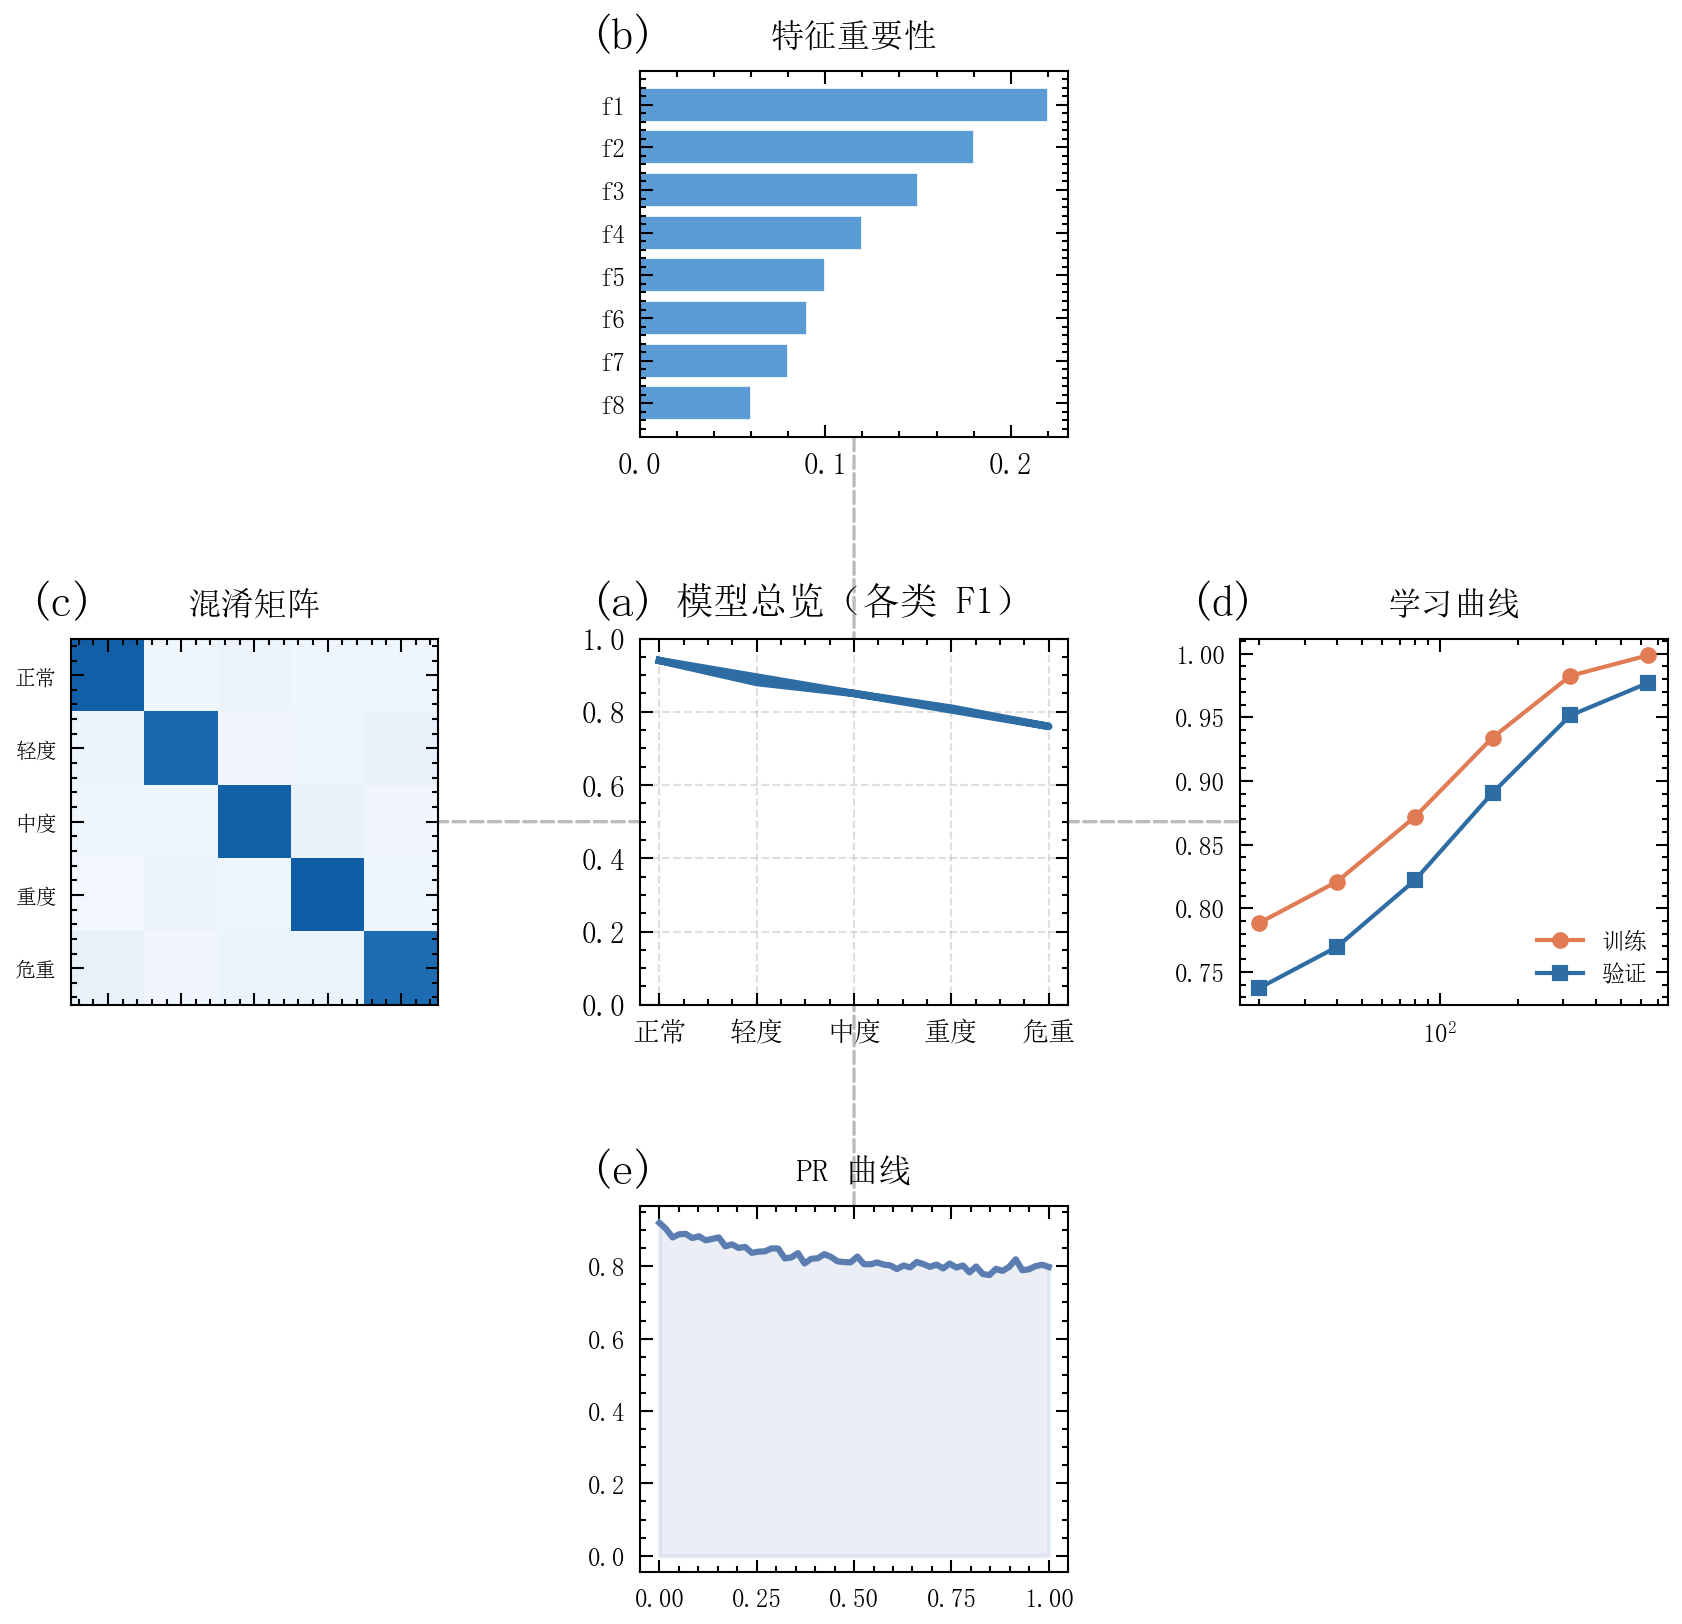

Generate this figure with Python:
"""
36_composite_hub_spoke.py — Nature 复合图模板：中心-辐条（Hub-and-Spoke）

布局原型：hub-and-spoke（中心总览 + 卫星细节）。
中心面板：模型整体性能（雷达图）；四周四个卫星面板：
特征重要性 / 混淆矩阵 / 学习曲线 / PR 曲线。
用 ConnectionPatch 画辐条连线，面板标签 (a)-(e) 按阅读顺序。
"""

import numpy as np
import matplotlib.pyplot as plt
import sciplot as sp

rng = np.random.default_rng(7)

# ── 模拟数据 ──────────────────────────────────────────────────
# 中心：5 个类别的 F1 分数（雷达）
classes = ["正常", "轻度", "中度", "重度", "危重"]
f1_scores = np.array([0.94, 0.88, 0.85, 0.81, 0.76])

# 特征重要性（8 特征）
features = ["f1", "f2", "f3", "f4", "f5", "f6", "f7", "f8"]
importance = np.array([0.22, 0.18, 0.15, 0.12, 0.10, 0.09, 0.08, 0.06])

# 混淆矩阵（5×5，对角强）
cm = rng.uniform(0.5, 1.0, (5, 5)) * np.eye(5)
off = rng.uniform(0.02, 0.06, (5, 5))
np.fill_diagonal(off, 0)
cm = cm + off
cm = cm / cm.sum(axis=1, keepdims=True)

# 学习曲线
train_sizes = np.array([20, 40, 80, 160, 320, 640])
train_score = 1.0 - 0.25 * np.exp(-train_sizes / 120)
val_score = 1.0 - 0.28 * np.exp(-train_sizes / 140) - 0.02

# PR 曲线
recall = np.linspace(0, 1, 60)
precision = 0.90 - 0.25 * recall + 0.15 * recall**2 + rng.normal(0, 0.01, 60)
precision = np.clip(precision, 0, 1)

# ── 布局：3×3 网格，中心占中间格 ──────────────────────────────
sp.setup_style("thesis", "ocean", lang="zh")
fig = plt.figure(figsize=(7.0, 6.5))
gs = fig.add_gridspec(3, 3, hspace=0.55, wspace=0.40)
ax_top = fig.add_subplot(gs[0, 1])
ax_left = fig.add_subplot(gs[1, 0])
ax_right = fig.add_subplot(gs[1, 2])
ax_bottom = fig.add_subplot(gs[2, 1])
ax_center = fig.add_subplot(gs[1, 1])

for ax in [ax_top, ax_left, ax_right, ax_bottom, ax_center]:
    ax.tick_params(direction="in")

# ── 中心：雷达图（模型整体 F1） ──────────────────────────────
angles = np.linspace(0, 2 * np.pi, len(classes), endpoint=False).tolist()
values = f1_scores.tolist()
angles_c = angles + angles[:1]
values_c = values + values[:1]
ax_center.plot(angles_c, values_c, color="#2E6DA4", linewidth=1.8)
ax_center.fill(angles_c, values_c, color="#2E6DA4", alpha=0.18)
ax_center.set_xticks(angles)
ax_center.set_xticklabels(classes, fontsize=6.5)
ax_center.set_ylim(0, 1.0)
ax_center.set_title("模型总览（各类 F1）", fontsize=9)
ax_center.grid(True, linestyle="--", alpha=0.4)

# ── 卫星 1（上）：特征重要性 ─────────────────────────────────
ax_top.barh(features[::-1], importance[::-1], color="#5B9BD5",
            edgecolor="white", linewidth=0.4)
ax_top.set_title("特征重要性", fontsize=8)
ax_top.tick_params(axis="y", labelsize=6)

# ── 卫星 2（左）：混淆矩阵（归一化） ─────────────────────────
im = ax_left.imshow(cm, cmap="Blues", vmin=0, vmax=1)
ax_left.set_xticks(range(5))
ax_left.set_yticks(range(5))
ax_left.set_xticklabels([""] * 5, fontsize=5)
ax_left.set_yticklabels(classes, fontsize=5)
ax_left.set_title("混淆矩阵", fontsize=8)

# ── 卫星 3（右）：学习曲线 ───────────────────────────────────
ax_right.plot(train_sizes, train_score, "o-", color="#E07B54", markersize=3, label="训练")
ax_right.plot(train_sizes, val_score, "s-", color="#2E6DA4", markersize=3, label="验证")
ax_right.set_xscale("log")
ax_right.set_title("学习曲线", fontsize=8)
ax_right.tick_params(labelsize=6)
ax_right.legend(fontsize=5.5, frameon=False, loc="lower right")

# ── 卫星 4（下）：PR 曲线 ────────────────────────────────────
ax_bottom.plot(recall, precision, color="#5B7DB1", linewidth=1.5)
ax_bottom.fill_between(recall, precision, 0, color="#5B7DB1", alpha=0.12)
ax_bottom.set_title("PR 曲线", fontsize=8)
ax_bottom.tick_params(labelsize=6)

# ── 辐条连线（中心 → 卫星，fig 坐标） ───────────────────────
from matplotlib.patches import ConnectionPatch

for sat in [ax_top, ax_left, ax_right, ax_bottom]:
    cp = ConnectionPatch(
        xyA=(0.5, 0.5), coordsA=ax_center.transAxes,
        xyB=(0.5, 0.5), coordsB=sat.transAxes,
        color="#BBBBBB", linewidth=0.8, linestyle="--", zorder=0,
    )
    fig.add_artist(cp)

# ── 面板标签（阅读顺序：中心 a → 上 b → 左 c → 右 d → 下 e） ─
for ax, lbl in zip([ax_center, ax_top, ax_left, ax_right, ax_bottom],
                   ["a", "b", "c", "d", "e"]):
    ax.text(-0.12, 1.06, f"({lbl})", transform=ax.transAxes,
            fontweight="bold", fontsize=11)

# ── 保存 ──────────────────────────────────────────────────────
sp.save(fig, "showcase/36_composite_hub_spoke", formats=("png",), dpi=300)
